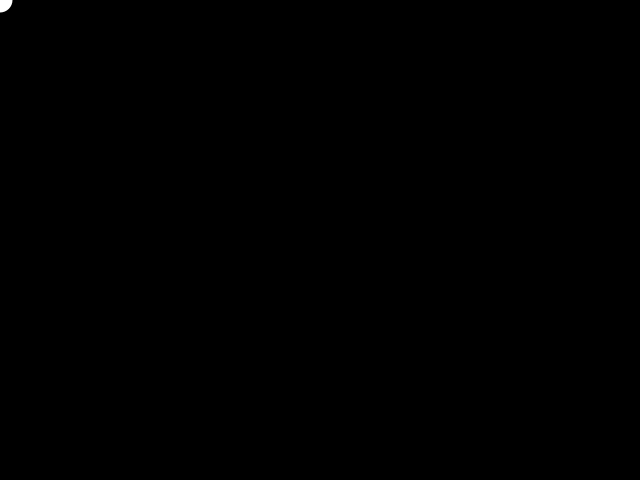
Frame 1 (no input)
Frame 60 (the mouse pressed at the canvas centre just before this capture): identical to frame 1, image omitted
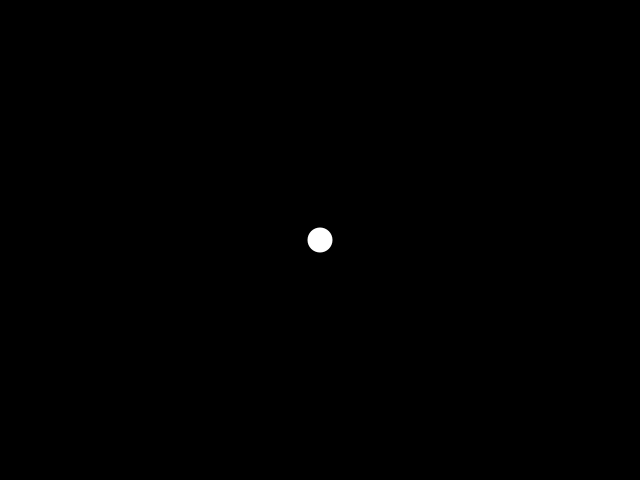
Frame 120 (the mouse held since frame 60 and released just before this capture)

The Processing sketch that drew these frames (run headless with seeded random() and noise(); from frame 60 on, the mouse is pressed at the canvas centre):

// Processing sketch: Test1
// ── Test1.pde
Pointer pointer;

int miVariable = 100;

void setup ()
{
  size (640, 480);
  
  pointer = new Pointer(width/2, height/2);
  background(0);
  
}


void draw()
{
  background(0);
  pointer.animate();
  
}
// ── Cursor.pde
class Pointer {
  PVector pos = new PVector ();
  Pointer (int init_x, int init_y) {
    pos.x = init_x;
    pos.y = init_y;
  }
  
  void animate () {
    pos.x = mouseX;
    pos.y = mouseY;
    
    noStroke();
    color(255, 0, 0);
    ellipse(pos.x, pos.y, 25, 25);
  }
}
  
  
